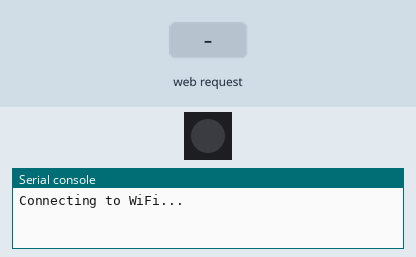
Simulated run of this program. Board: ESP32 board running MicroPython. Parts: 1 RGB LEDs in strip order, left to right, the last lines printed to the serial console. The inputs (shaded band) are chosen by the test bench. Dim RGB values are drawn brighter than linear; WiFi joins after 1.5 s; threads take turns every 2 ms.

Above: at 1.2 s.
1.3 s: HTTP request GET /rainbow received
At 1.75 s:
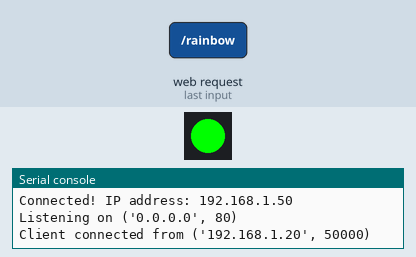
4.3 s: HTTP request GET /off received
At 4.9 s:
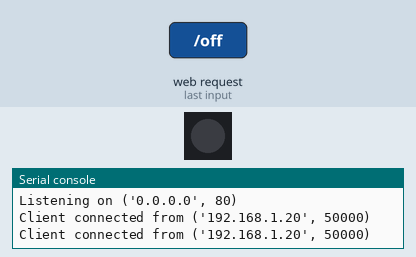
5.8 s: HTTP request GET /rainbow received
At 5.95 s:
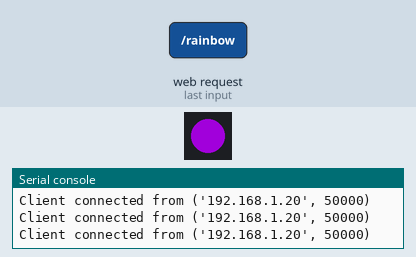
Timing chart, 0 to 14.8 s (numbered marks = the images above; inputs shaded):
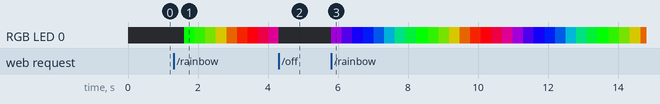

Measured:
- after the input at 1.3 s, RGB LED 0: off → RGB(0, 255, 0) after 0.30 s, → RGB(42, 213, 0) 0.30 s later, → RGB(87, 168, 0) 0.30 s later, → RGB(132, 123, 0) 0.30 s later, … (9 changes in this stretch)
- after the input at 5.8 s, RGB LED 0: off → RGB(108, 0, 147) at once, → RGB(66, 0, 189) 0.30 s later, → RGB(21, 0, 234) 0.30 s later, → RGB(0, 24, 231) 0.30 s later, … (31 changes in this stretch)

The program:

web_rgb.py
```python
import network
import socket
import time
import _thread
from machine import Pin
from neopixel import NeoPixel

# NeoPixel setup
np = NeoPixel(Pin(8), 1)
current_color = (0, 0, 0)
rainbow_active = False
current_brightness = 255  # Default to full brightness

# WiFi credentials
WIFI_SSID = "your_wifi_ssid"
WIFI_PASSWORD = "your_wifi_password"

def set_color(r, g, b):
    global current_color, rainbow_active
    rainbow_active = False
    current_color = (r, g, b)
    np[0] = current_color
    np.write()

def wheel(pos, brightness=255):
    """Generate rainbow colors across 0-255 positions with brightness control"""
    # Get base color
    if pos < 85:
        r, g, b = pos * 3, 255 - pos * 3, 0
    elif pos < 170:
        pos -= 85
        r, g, b = 255 - pos * 3, 0, pos * 3
    else:
        pos -= 170
        r, g, b = 0, pos * 3, 255 - pos * 3

    # Apply brightness factor
    brightness_factor = brightness / 255.0
    return (int(r * brightness_factor),
            int(g * brightness_factor),
            int(b * brightness_factor))

def infinite_rainbow():
    global rainbow_active, current_brightness
    pos = 0
    while True:
        if rainbow_active:
            # Use the wheel function with current brightness
            r, g, b = wheel(pos, current_brightness)
            np[0] = (r, g, b)
            np.write()
            pos = (pos + 1) % 256
            time.sleep_ms(20)
        else:
            time.sleep(0.1)

# Start rainbow thread
_thread.start_new_thread(infinite_rainbow, ())

# HTML page (updated with new controls)
html = """<!DOCTYPE html>
<html>
<head>
<title>RGB LED Control</title>
<style>
body {font-family: Arial; text-align: center; margin-top: 50px;}
.color-picker {margin: 20px;}
.slider {width: 80%; margin: 10px;}
button {padding: 10px 20px; font-size: 16px; margin: 5px;}
.rainbow-btn {background: linear-gradient(to right, red, orange, yellow, green, blue, indigo, violet); color: white;}
</style>
</head>
<body>
<h1>RGB LED Control</h1>
<div class="color-picker">
    <input type="color" id="color" name="color" value="#ff0000">
</div>
<div>
    <input type="range" min="0" max="255" value="255" class="slider" id="brightness">
    <p>Brightness: <span id="brightnessValue">100</span>%</p>
</div>
<button onclick="setColor()">Set Color</button>
<button onclick="off()">Turn Off</button>
<br><br>
<h2>Presets</h2>
<button onclick="preset('ff0000')">Red</button>
<button onclick="preset('00ff00')">Green</button>
<button onclick="preset('0000ff')">Blue</button>
<button onclick="preset('ffffff')">White</button>
<button class="rainbow-btn" onclick="startRainbow()">Infinite Rainbow</button>

<script>
function setColor() {
    var color = document.getElementById("color").value.substring(1);
    var brightness = document.getElementById("brightness").value;
    fetch("/color?value=" + color + "&brightness=" + brightness);
}

function off() {
    fetch("/off");
}

function preset(color) {
    document.getElementById("color").value = "#" + color;
    setColor();
}

function startRainbow() {
    var brightness = document.getElementById("brightness").value;
    fetch("/rainbow?brightness=" + brightness);
}

// Update brightness display
document.getElementById("brightness").oninput = function() {
    document.getElementById("brightnessValue").innerHTML = Math.round(this.value/255*100);
}
</script>
</body>
</html>
"""

def set_color_from_hex(hex_color, brightness=255):
    """Convert hex color (RRGGBB) to NeoPixel values"""
    global rainbow_active, current_brightness
    rainbow_active = False
    current_brightness = brightness
    r = int(hex_color[0:2], 16)
    g = int(hex_color[2:4], 16)
    b = int(hex_color[4:6], 16)

    # Apply brightness (0-255 to 0-1.0)
    brightness_factor = brightness / 255.0
    set_color(
        int(r * brightness_factor),
        int(g * brightness_factor),
        int(b * brightness_factor)
    )

def connect_wifi():
    """Connect to WiFi"""
    sta_if = network.WLAN(network.STA_IF)
    if not sta_if.isconnected():
        print("Connecting to WiFi...")
        sta_if.active(True)
        sta_if.connect(WIFI_SSID, WIFI_PASSWORD)
        while not sta_if.isconnected():
            time.sleep(0.5)
    print("Connected! IP address:", sta_if.ifconfig()[0])

def start_server():
    """Start the web server"""
    addr = socket.getaddrinfo("0.0.0.0", 80)[0][-1]
    s = socket.socket()
    s.bind(addr)
    s.listen(1)
    print("Listening on", addr)

    while True:
        conn, addr = s.accept()
        print("Client connected from", addr)
        request = conn.recv(1024)
        request = str(request)

        try:
            # Handle requests
            if "/color?value=" in request:
                hex_start = request.find("value=") + 6
                hex_end = request.find("&", hex_start)
                hex_color = request[hex_start:hex_start+6] if hex_end == -1 else request[hex_start:hex_end]

                bright_start = request.find("brightness=") + 11
                brightness = int(request[bright_start:bright_start+3].split(" ")[0].split("\\")[0])

                set_color_from_hex(hex_color, brightness)

            elif "/off" in request:
                set_color(0, 0, 0)

            elif "/rainbow" in request:
                global rainbow_active, current_brightness
                rainbow_active = True

                # Extract brightness if provided
                if "brightness=" in request:
                    bright_start = request.find("brightness=") + 11
                    current_brightness = int(request[bright_start:bright_start+3].split(" ")[0].split("\\")[0])

            # Send HTML response
            conn.send("HTTP/1.1 200 OK\r\nContent-Type: text/html\r\n\r\n")
            conn.send(html)

        except Exception as e:
            print("Error:", e)
            conn.send("HTTP/1.1 500 Internal Server Error\r\n\r\n")

        finally:
            conn.close()

# Main execution
try:
    connect_wifi()
    start_server()
except:
    set_color(0, 0, 0)
    print("Server stopped")
```
